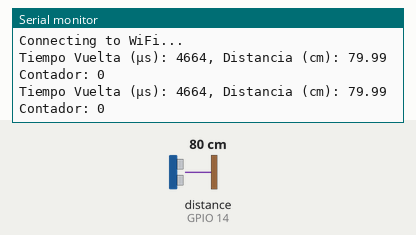
Simulated run of this sketch. Board: ESP32. Parts: the last lines printed to the serial monitor. Wiring (inferred from the names in the program): ultrasonic range finder: trigger GPIO 12; echo GPIO 14. The inputs (shaded band) are chosen by the test bench; at power-on: distance to the obstacle (sensor on GPIO 14) 80 cm. The echo pulse lasts 58.3 µs per cm; WiFi joins after 1.5 s; servers stay silent unless stated; uploads are accepted with an empty reply.

Above: at 1.2 s.
1.3 s: distance to the obstacle (sensor on GPIO 14) set to 12 cm
At 2.04 s:
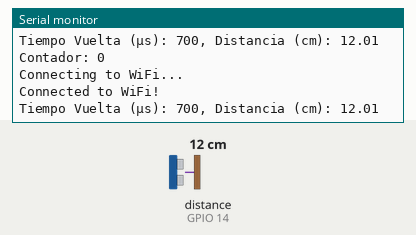
3.5 s: distance to the obstacle (sensor on GPIO 14) set to 9 cm
At 4.9 s:
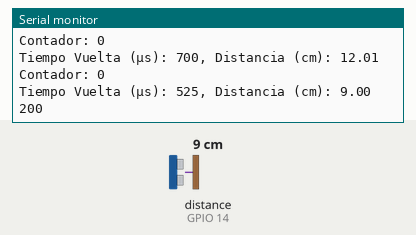
Timing chart, 0 to 6.5 s (numbered marks = the images above; inputs shaded):
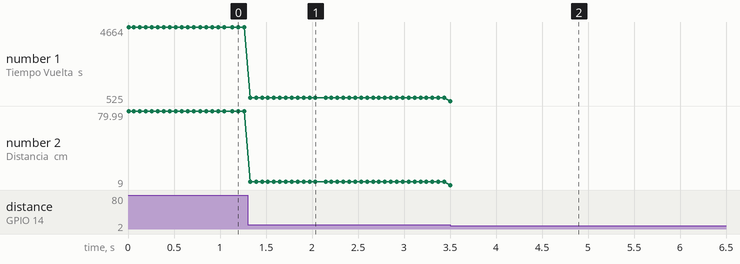

Measured:
- the behaviour switches between 11 and 10 cm on distance to the obstacle (sensor on GPIO 14) (found by bisection; images 1 and 2)
- after the input at 1.3 s, the serial monitor: prints a new line at once (image 1)
- after the input at 3.5 s, the serial monitor: prints a new line at once (image 2)
- plotted number 1: 4664 → 700 after the input at 1.3 s, 700 → 525 after the input at 3.5 s
- plotted number 2: 79.99 → 12.01 after the input at 1.3 s, 12.01 → 9 after the input at 3.5 s

The sketch:

ejemplo_con_sensores.ino
```cpp
#include <WiFi.h>
#include <HTTPClient.h>

// Definir los pines a utilizar
#define trigPin 12
#define echoPin 14

int contador = 0;
unsigned long tiempoAnterior = 0;
const unsigned long tiempoEspera = 5000;

// Configura la conexión WiFi
const char *ssid = "sobres";
const char *password = "1234567890";
const char *serverName = "https://api-node-scoore.vercel.app/api/data";

void setup()
{
  Serial.begin(9600);

  // Configurar los pines de Trig y Echo
  pinMode(trigPin, OUTPUT);
  pinMode(echoPin, INPUT);

  // Crear tareas para los hilos
  xTaskCreatePinnedToCore(
      connectToWiFi, // Función de la tarea
      "WiFiTask",    // Nombre de la tarea
      10000,         // Tamaño de la pila
      NULL,          // Parámetro de entrada
      1,             // Prioridad de la |tarea
      NULL,          // Handle de la tarea
      0);            // Núcleo donde se ejecutará la tarea

  xTaskCreatePinnedToCore(
      measureDistance, // Función de la tarea
      "MeasureTask",   // Nombre de la tarea
      10000,           // Tamaño de la pila
      NULL,            // Parámetro de entrada
      1,               // Prioridad de la tarea
      NULL,            // Handle de la tarea
      1);              // Núcleo donde se ejecutará la tarea
}

void loop()
{
  // El loop principal no se utiliza cuando usamos freeRTOS
}

void connectToWiFi(void *parameter)
{
  WiFi.begin(ssid, password);
  while (WiFi.status() != WL_CONNECTED)
  {
    delay(1000);
    Serial.println("Connecting to WiFi...");
  }
  Serial.println("Connected to WiFi!");
  vTaskDelete(NULL); // Eliminar la tarea una vez que se haya conectado
}

void measureDistance(void *parameter)
{
  while (true)
  {
    // Generar un pulso de 10 microsegundos en el pin Trig para iniciar la medición
    digitalWrite(trigPin, LOW);
    delayMicroseconds(2);
    digitalWrite(trigPin, HIGH);
    delayMicroseconds(10);
    digitalWrite(trigPin, LOW);

    // Leer el tiempo que tarda el pulso en volver (en microsegundos)
    unsigned long tiempoVuelta = pulseIn(echoPin, HIGH, 40000); // 40 ms de tiempo máximo de espera (400 cm a 343 m/s)

    // Convertir el tiempo en distancia (en centímetros)
    float distancia_cm = tiempoVuelta * 0.01715; // Dividir por 2 * velocidad del sonido (343 m/s)

    Serial.print("Tiempo Vuelta (μs): ");
    Serial.print(tiempoVuelta);
    Serial.print(", Distancia (cm): ");
    Serial.println(distancia_cm);

    if (distancia_cm < 10)
    {
      contador++;
      tiempoAnterior = millis();

      // Enviar el valor del contador a la API
      if (WiFi.status() == WL_CONNECTED)
      {
        HTTPClient http;
        http.begin(serverName);
        http.addHeader("Content-Type", "application/json");

        // Datos a enviar en formato JSON
        String jsonData = "{\"sensor\":\"ultrasonico\",\"valor\":" + String(contador) + "}";

        int httpResponseCode = http.POST(jsonData);

        if (httpResponseCode > 0)
        {
          String response = http.getString();
          Serial.println(httpResponseCode);
          Serial.println(response);
        }
        else
        {
          Serial.print("Error on sending POST: ");
          Serial.println(httpResponseCode);
        }

        http.end();
      }

      delay(tiempoEspera);
    }

    // Imprimir el valor del contador
    Serial.print("Contador: ");
    Serial.println(contador);

    delay(50);
  }
}
```
